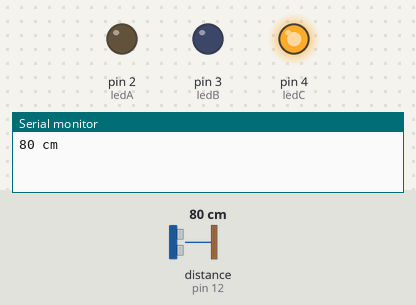
Bench run of a sketch on a simulated Arduino Uno, built with avr-gcc and run on an emulated ATmega328P. On the bench: output pins drawn as LEDs (lit = HIGH), the last lines printed to the serial monitor. Wiring (inferred from the names in the program): ultrasonic range finder: trigger pin 13; echo pin 12. The inputs (shaded band) are chosen by the test bench; at power-on: distance to the obstacle (sensor on pin 12) 80 cm. The echo pulse lasts 58.3 µs per cm; pins used as bus, display or sensor lines are not drawn.

Above: at 1.2 s.
1.3 s: distance to the obstacle (sensor on pin 12) set to 66 cm
2.8 s: distance to the obstacle (sensor on pin 12) set to 58 cm
At 3.4 s:
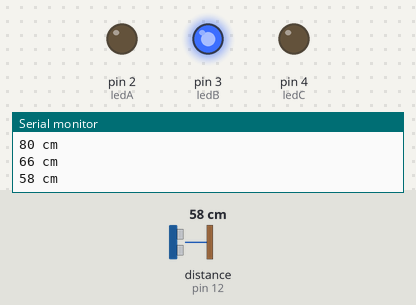
4.4 s: distance to the obstacle (sensor on pin 12) set to 2 cm
At 5.6 s:
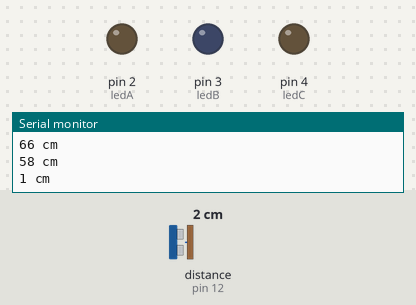
6.0 s: distance to the obstacle (sensor on pin 12) set to 4 cm
At 7.1 s:
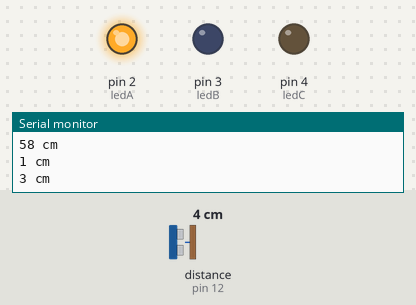
7.6 s: distance to the obstacle (sensor on pin 12) set to 35 cm
At 8.8 s:
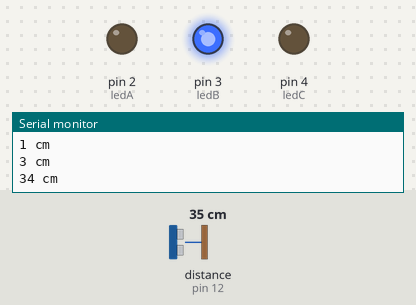
9.2 s: distance to the obstacle (sensor on pin 12) set to 9 cm
At 10.3 s:
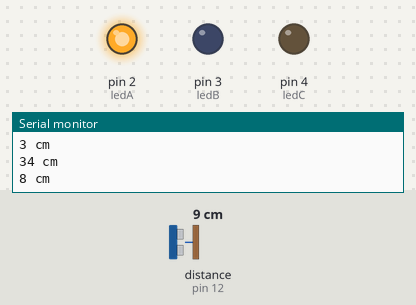
Timing chart, 0 to 11.8 s (numbered marks = the images above; inputs shaded):
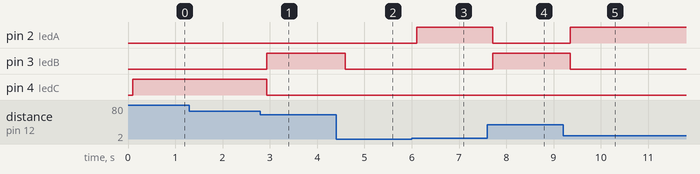

The sketch:

AR16_ultrasonic.ino
```cpp
/*
 예제 6.7
 초음파 거리센서를 이용한 거리 측정
*/

// 트리거 핀과 에코 핀 번호를 설정한다.
const char trigPin = 13;
const char echoPin = 12;
const int ledA = 2;
const int ledB = 3;
const int ledC = 4;

// 펄스 폭과 거리 변수 설정
int pulseWidth;
int distance;
int distanceOld;

void setup() {
  // 시리얼 통신 설정
  Serial.begin (9600);
  // 트리거 핀은 출력으로, 에코핀은 입력으로 설정
  pinMode(trigPin, OUTPUT);
  pinMode(echoPin, INPUT);
  pinMode(ledA, OUTPUT);
  pinMode(ledB, OUTPUT);
  pinMode(ledC, OUTPUT);
  // 트리거 핀의 초기값을 LOW로 한다
  digitalWrite(trigPin, LOW);
}

void loop(){
  // 10us의 트리거 신호를 HC-SR04로 내보낸다.
  digitalWrite(trigPin, HIGH);
  delayMicroseconds(10);
  digitalWrite(trigPin, LOW);

  // Echo 펄스 폭을 측정하여 pulseWidth 변수에 저장한다.
  pulseWidth = pulseIn(echoPin, HIGH);
  // 거리를 계산한다.
  distance = pulseWidth / 58;

  // 감지거리인 2~200cm 범위의 거리값만 사용한다.
  if(distance <= 200 || distance >= 2){
    // 이전의 거리값과 비교하여 변화가 있을 경우에만
    // 시리얼 통신으로 전송한다.
    if(distance != distanceOld){
      Serial.print(distance);
      Serial.println(" cm");
    };
  };
  distanceOld = distance;
  delay(100);
  if(distance >=2 and distance <= 30){
    digitalWrite(ledA,HIGH);
  }

  else{
    digitalWrite(ledA,LOW);
  }
   if(distance >= 32 and distance <= 60){
    digitalWrite(ledB,HIGH);
  }

  else{
    digitalWrite(ledB,LOW);
  }
   if(distance >= 61){
    digitalWrite(ledC,HIGH);
  }

  else{
    digitalWrite(ledC,LOW);
  }
}
```

Measured:
- the behaviour switches between 61 and 60 cm on distance to the obstacle (sensor on pin 12) (found by bisection; images 0 and 1)
- the behaviour switches between 2 and 3 cm on distance to the obstacle (sensor on pin 12) (found by bisection; images 2 and 3)
- after the input at 2.8 s, pin 3 (ledB): LOW → HIGH after 0.13 s; pin 4 (ledC): HIGH → LOW after 0.13 s
- after the input at 4.4 s, pin 3 (ledB): HIGH → LOW after 0.19 s
- after the input at 6.0 s, pin 2 (ledA): LOW → HIGH after 0.10 s
- after the input at 7.6 s, pin 2 (ledA): HIGH → LOW after 0.12 s; pin 3 (ledB): LOW → HIGH after 0.12 s
- after the input at 9.2 s, pin 2 (ledA): LOW → HIGH after 0.15 s; pin 3 (ledB): HIGH → LOW after 0.15 s
